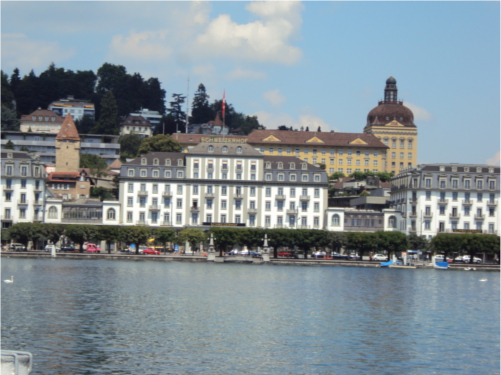
#> input picture Racunarski vid/lab3v2/1.JPG, 501 x 375 px
$ python lab3.py
#> lines starting #> are read from the running program, lines starting #| are printed output that depends on the picture
import numpy as np
import cv2 as cv
from collections import deque

detector = cv.SIFT_create()
MIN_MATCH_COUNT = 50


def spoji(img1, img2,count):
    kp1, des1 = detector.detectAndCompute(img1, None)
    kp2, des2 = detector.detectAndCompute(img2, None)

    # [4 lines of commented-out code are left out]

    bf = cv.BFMatcher(cv.NORM_L2, crossCheck=False)
    matches=bf.knnMatch(des1, des2,k=2)

    #matches = flann.knnMatch(des1, des2, k=2)

    good = []
    for m, n in matches:
        if m.distance < 0.7 * n.distance:
            good.append(m)

    if len(good) <= MIN_MATCH_COUNT:
        return None

    desne = list(filter(lambda el: kp1[el.queryIdx].pt[0] > img1.shape[1] // 2, good))
    vise_desnih = True if len(desne) > (len(good) // 2) else False
    leva_slika = img1 if vise_desnih else img2
    desna_slika = img2 if vise_desnih else img1

    pts1 = np.float32([kp1[m.queryIdx].pt for m in good]).reshape(-1, 1, 2)
    pts2 = np.float32([kp2[m.trainIdx].pt for m in good]).reshape(-1, 1, 2)

    if vise_desnih:
        M, _ = cv.findHomography(pts2, pts1, cv.RANSAC, 5.0)
    else:
        M, _ = cv.findHomography(pts1, pts2, cv.RANSAC, 5.0)
    result = cv.warpPerspective(desna_slika, M, (desna_slika.shape[1] + leva_slika.shape[1], desna_slika.shape[0] + leva_slika.shape[0]))
    res_cpy = result.copy()

    #cv.imshow(f"Rezultat {count}", leva_slika)

    result[0:leva_slika.shape[0], 0:leva_slika.shape[1]] = leva_slika
    result = np.where(res_cpy == [0, 0, 0], result, res_cpy)
    ne_crni = np.where(result != [0, 0, 0])

    result = result[0:np.max(ne_crni[0]), 0:np.max(ne_crni[1])]
    return result


image1 = cv.imread('1.JPG')
#> image1 is the input picture: shape (375, 501, 3); mean B, G, R 149.6, 143, 130.7
image2 = cv.imread('2.jpg')
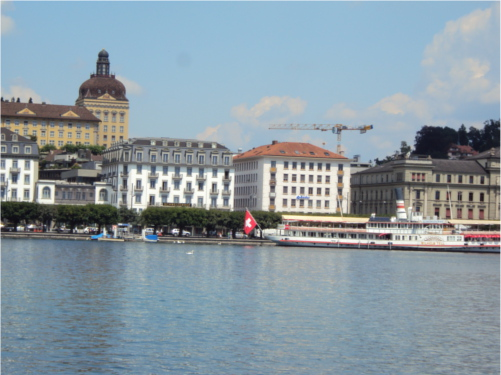
#> input picture Racunarski vid/lab3v2/2.jpg, 501 x 375 px
#> image2 is the input picture: shape (375, 501, 3); mean B, G, R 162.2, 152.9, 137.6
image3 = cv.imread('3.JPG')
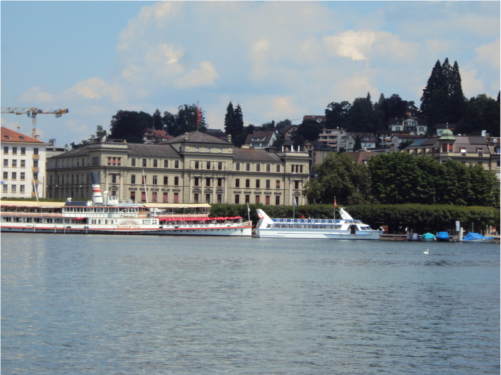
#> input picture Racunarski vid/lab3v2/3.JPG, 501 x 375 px
#> image3 is the input picture: shape (375, 501, 3); mean B, G, R 146.2, 139.8, 129.1

stack = deque()
dq = deque()

curr_image = image1
stack.append(image2)
stack.append(image3)
count=0

while len(stack) > 0:

    second_image = stack.pop()
    merged = spoji(curr_image, second_image,count)
    if merged is not None:
        curr_image = merged
        while len(dq) > 0:
            stack.append(dq.pop())
    else:
        dq.append(second_image)
    count+=1
#> this loop made 3 passes
#> (matches in spoji, desne in spoji, vise_desnih in spoji) on passes 2 to 3: (1780 matches, 355 matches, True), (2556 matches, 285 matches, True)
#> matches in spoji on pass 1: 1780 matches
#> pass 2, in spoji (call 2), `result = cv.warpPerspective(desna_slika, M, (desna_slika.shape[1] + le..`:
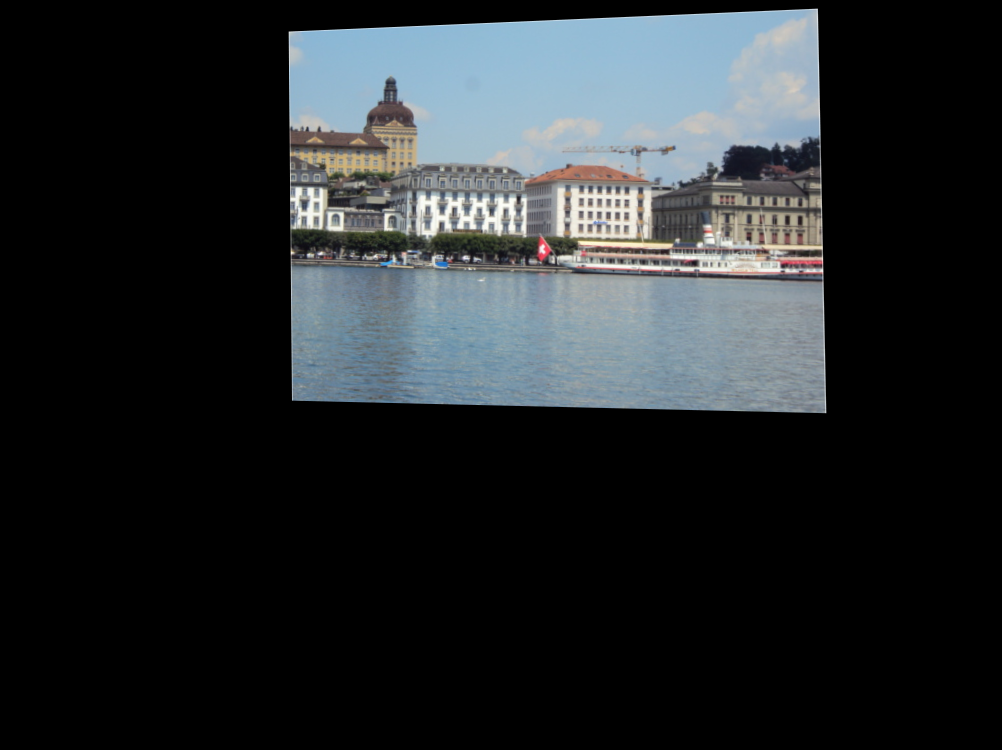
#> result: shape (750, 1002, 3); mean B, G, R 44.4, 41.9, 37.8
#> pass 2, in spoji (call 2), `result = np.where(res_cpy == [0, 0, 0], result, res_cpy)`:
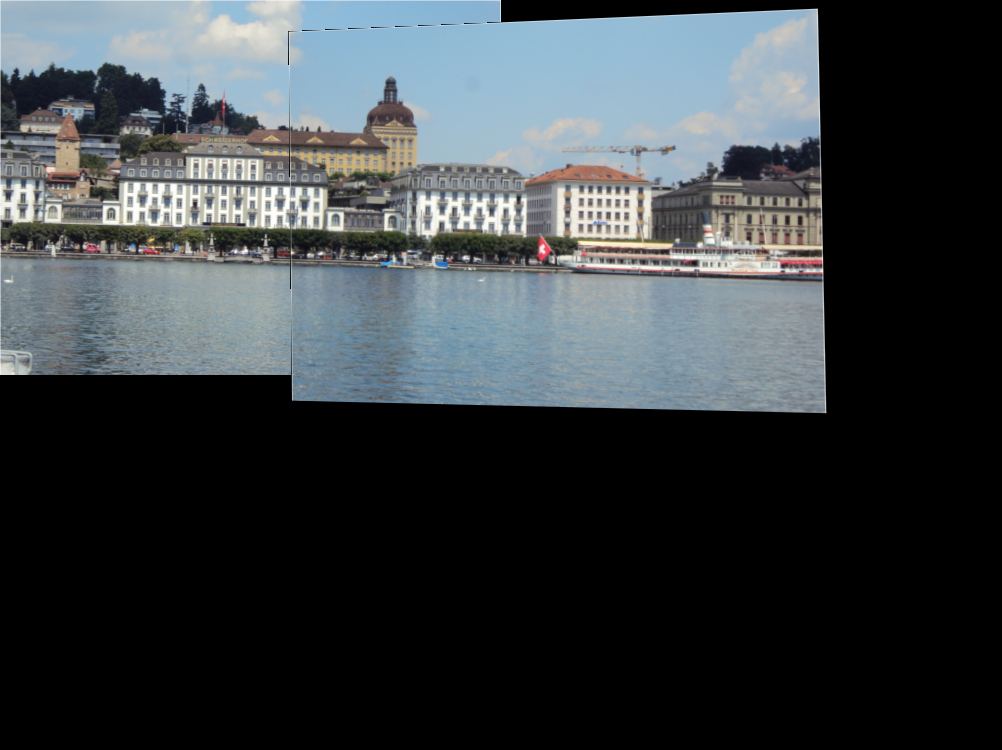
#> result: shape (750, 1002, 3); mean B, G, R 66.5, 63.3, 57.7
#> pass 2, in spoji (call 2), `result = result[0:np.max(ne_crni[0]), 0:np.max(ne_crni[1])]`:
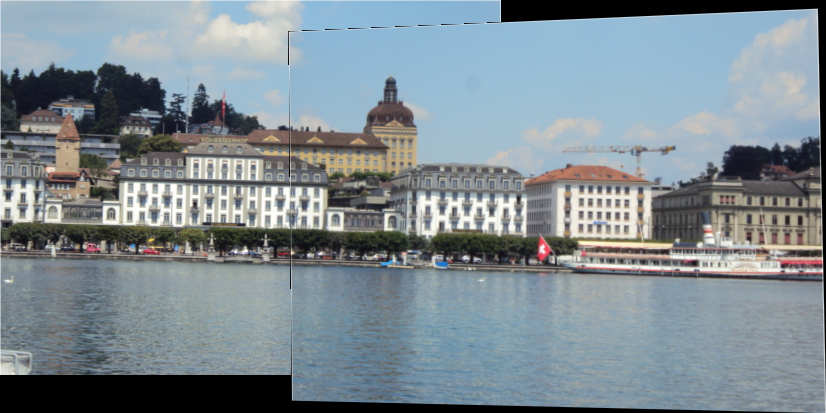
#> result: shape (413, 826, 3); mean B, G, R 146.5, 139.4, 127.1
#> pass 3, in spoji (call 3), `result = cv.warpPerspective(desna_slika, M, (desna_slika.shape[1] + le..`:
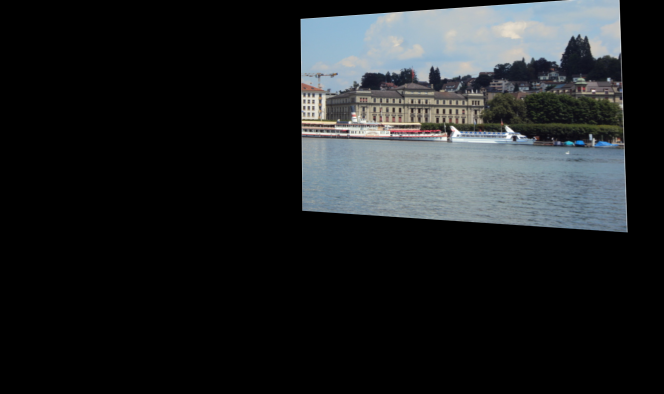
#> result: shape (788, 1327, 3) (shown at 1/2 size); mean B, G, R 37.6, 36, 33.2
#> after the loop:
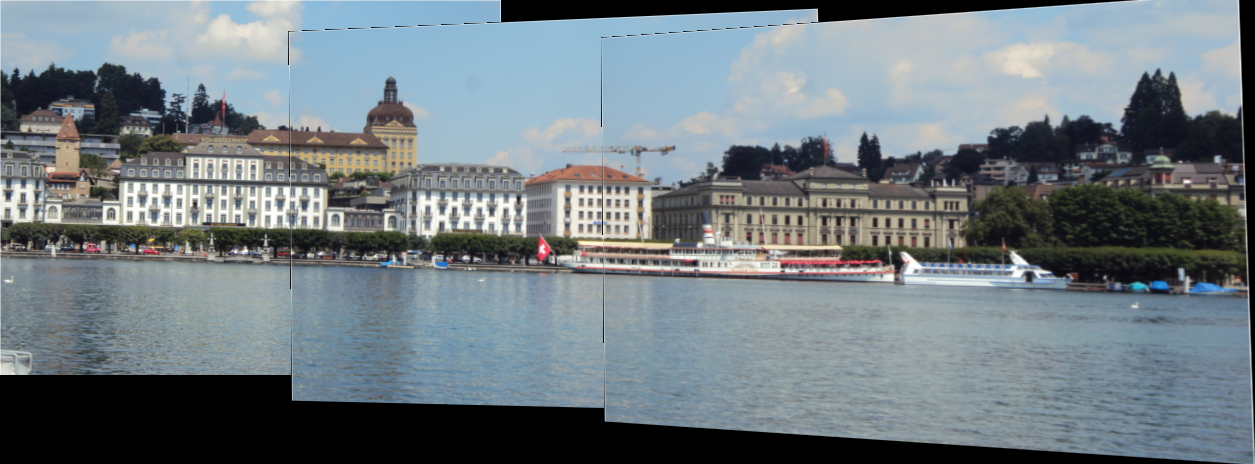
#> curr_image: shape (464, 1255, 3); mean B, G, R 130.1, 124.1, 113.5
#> after the loop, count = 3

if curr_image is not None:
    cv.imshow("Rezultat", curr_image)
cv.waitKey(0)
